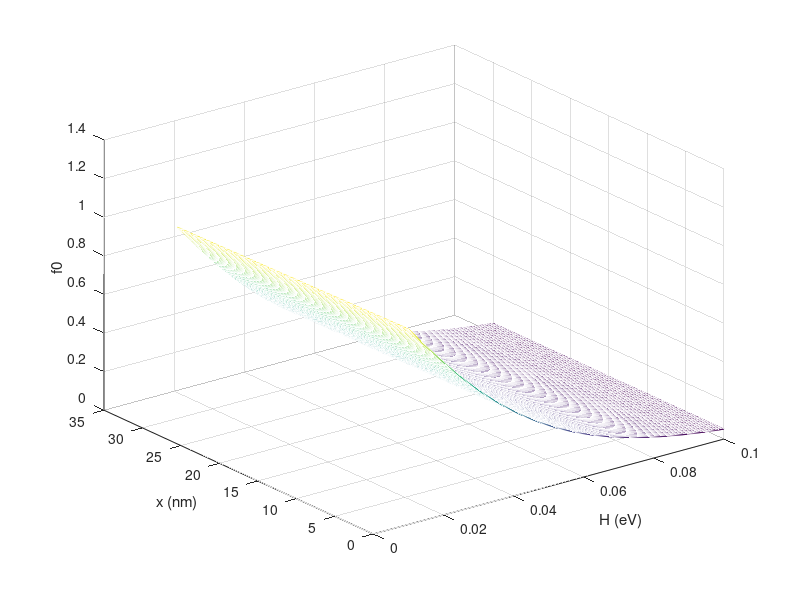
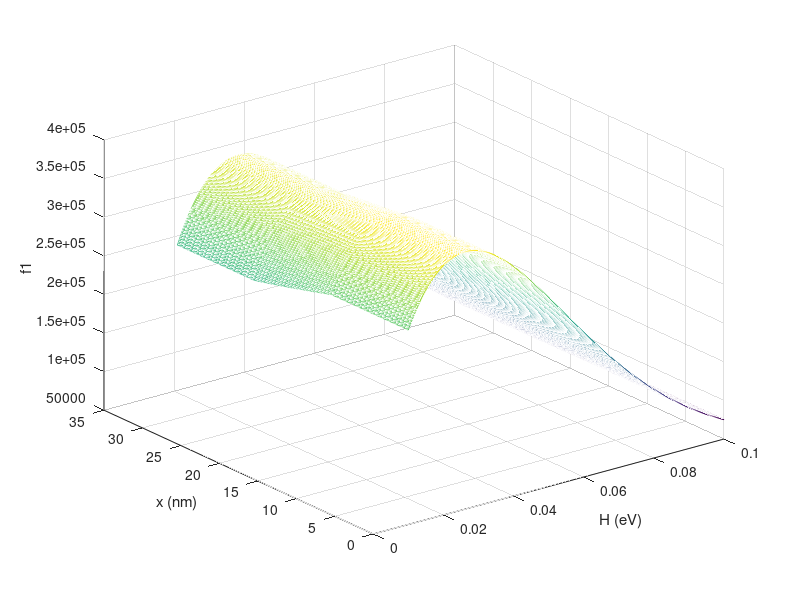

Recreate these plots in MATLAB, in order.
clear all
clc

q = 1.602192e-19; % Elementary charge, C 
k_B = 1.380662e-23; % Boltzmann constant, J/K 
T = 300.0; % Temperature, K
H = transpose(linspace(0.01,0.1,300));
VD = 0.001; % V
m0 = 9.109534e-31; %electron mass in vacuum, Kg
m_eff=0.5*m0; % effectvie mass
tau=1e-5; % decay time s

N = 301; 
interface1 = 101; 
interface2 = 201;
x=transpose([0:N-1]*1e-10);

for jj= 1:length(H)
% boundary condition
fs = sqrt(2*pi)/(1 + exp(q*H(jj,1)/(k_B*T))); 
fd = sqrt(2*pi)/(1 + exp(q*(H(jj,1)+VD)/(k_B*T))); 

% potential
V = zeros(N,1); 
V(interface1:interface2,1) = [0:1/(interface2-interface1):1]*VD; 
V(interface2:N,1) = VD; 

A = zeros(N,N); 
A(1,1) = 1.0;  
for ii=2:N-1       
    c1 = H(jj,1) + 0.5*(V(ii,1)+V(ii-1,1));     
    c2 = H(jj,1) + 0.5*(V(ii+1,1)+V(ii,1));     
    A(ii,ii-1) = c1; 
    A(ii,ii) = -c1-c2; 
    A(ii,ii+1) = c2; 
end
A(N,N) = 1.0; 

b = zeros(N,1); 
b(1,1) = fs; 
b(N,1) = fd;  

f0(:,jj) = A \ b;

df0(:,jj)=gradient(f0(:,jj));
f1(:,jj)=-sqrt(pi)*tau*sqrt(2.*(H(jj,1)+q*V)./m_eff).*df0(:,jj);
end

figure
mesh(H,x*1e9,f0)
xlabel('H (eV)')
ylabel('x (nm)')
zlabel('f0')

figure
mesh(H,x*1e9,f1)
xlabel('H (eV)')
ylabel('x (nm)')
zlabel('f1')
